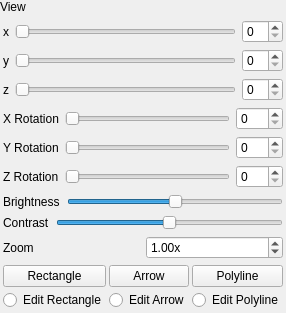
           <widget class="QWidget" name="widget_8" native="true">
            <layout class="QGridLayout" name="gridLayout_9">
             <property name="leftMargin">
              <number>0</number>
             </property>
             <property name="topMargin">
              <number>0</number>
             </property>
             <property name="rightMargin">
              <number>0</number>
             </property>
             <property name="bottomMargin">
              <number>0</number>
             </property>
             <property name="spacing">
              <number>3</number>
             </property>
             <item row="0" column="0">
              <widget class="QLabel" name="label">
               <property name="text">
                <string>View</string>
               </property>
              </widget>
             </item>
             <item row="1" column="0">
              <widget class="QWidget" name="viewControl_widget" native="true">
               <layout class="QVBoxLayout" name="verticalLayout_3">
                <property name="spacing">
                 <number>0</number>
                </property>
                <property name="leftMargin">
                 <number>0</number>
                </property>
                <property name="topMargin">
                 <number>0</number>
                </property>
                <property name="rightMargin">
                 <number>0</number>
                </property>
                <property name="bottomMargin">
                 <number>0</number>
                </property>
                <item>
                 <widget class="QWidget" name="widget_6" native="true">
                  <layout class="QHBoxLayout" name="horizontalLayout_5">
                   <property name="leftMargin">
                    <number>3</number>
                   </property>
                   <property name="topMargin">
                    <number>3</number>
                   </property>
                   <property name="rightMargin">
                    <number>3</number>
                   </property>
                   <property name="bottomMargin">
                    <number>3</number>
                   </property>
                   <item>
                    <widget class="QLabel" name="label_3">
                     <property name="text">
                      <string>x</string>
                     </property>
                    </widget>
                   </item>
                   <item>
                    <widget class="QSlider" name="horizontalSlider_x">
                     <property name="orientation">
                      <enum>Qt::Horizontal</enum>
                     </property>
                    </widget>
                   </item>
                   <item>
                    <widget class="QSpinBox" name="spinBox_x">
                     <property name="minimum">
                      <number>0</number>
                     </property>
                    </widget>
                   </item>
                  </layout>
                 </widget>
                </item>
                <item>
                 <widget class="QWidget" name="widget_7" native="true">
                  <layout class="QHBoxLayout" name="horizontalLayout_6">
                   <property name="leftMargin">
                    <number>3</number>
                   </property>
                   <property name="topMargin">
                    <number>3</number>
                   </property>
                   <property name="rightMargin">
                    <number>3</number>
                   </property>
                   <property name="bottomMargin">
                    <number>3</number>
                   </property>
                   <item>
                    <widget class="QLabel" name="label_4">
                     <property name="text">
                      <string>y</string>
                     </property>
                    </widget>
                   </item>
                   <item>
                    <widget class="QSlider" name="horizontalSlider_y">
                     <property name="orientation">
                      <enum>Qt::Horizontal</enum>
                     </property>
                    </widget>
                   </item>
                   <item>
                    <widget class="QSpinBox" name="spinBox_y"/>
                   </item>
                  </layout>
                 </widget>
                </item>
                <item>
                 <widget class="QWidget" name="widget_9" native="true">
                  <layout class="QHBoxLayout" name="horizontalLayout_7">
                   <property name="leftMargin">
                    <number>3</number>
                   </property>
                   <property name="topMargin">
                    <number>3</number>
                   </property>
                   <property name="rightMargin">
                    <number>3</number>
                   </property>
                   <property name="bottomMargin">
                    <number>3</number>
                   </property>
                   <item>
                    <widget class="QLabel" name="label_5">
                     <property name="text">
                      <string>z</string>
                     </property>
                    </widget>
                   </item>
                   <item>
                    <widget class="QSlider" name="horizontalSlider_z">
                     <property name="orientation">
                      <enum>Qt::Horizontal</enum>
                     </property>
                    </widget>
                   </item>
                   <item>
                    <widget class="QSpinBox" name="spinBox_z"/>
                   </item>
                  </layout>
                 </widget>
                </item>
                <item>
                 <widget class="QWidget" name="widget_rotate_x_deg" native="true">
                  <layout class="QHBoxLayout" name="horizontalLayout_8">
                   <property name="leftMargin">
                    <number>3</number>
                   </property>
                   <property name="topMargin">
                    <number>3</number>
                   </property>
                   <property name="rightMargin">
                    <number>3</number>
                   </property>
                   <property name="bottomMargin">
                    <number>3</number>
                   </property>
                   <item>
                    <widget class="QLabel" name="label_rotate_x_deg">
                     <property name="text">
                      <string>X Rotation</string>
                     </property>
                    </widget>
                   </item>
                   <item>
                    <widget class="QSlider" name="horizontalSlider_rotate_x_deg">
                     <property name="maximum">
                      <number>180</number>
                     </property>
                     <property name="orientation">
                      <enum>Qt::Horizontal</enum>
                     </property>
                    </widget>
                   </item>
                   <item>
                    <widget class="QSpinBox" name="spinBox_rotate_x_deg">
                     <property name="maximum">
                      <number>180</number>
                     </property>
                    </widget>
                   </item>
                  </layout>
                 </widget>
                </item>
                <item>
                 <widget class="QWidget" name="widget_rotate_y_deg" native="true">
                  <layout class="QHBoxLayout" name="horizontalLayout_9">
                   <property name="leftMargin">
                    <number>3</number>
                   </property>
                   <property name="topMargin">
                    <number>3</number>
                   </property>
                   <property name="rightMargin">
                    <number>3</number>
                   </property>
                   <property name="bottomMargin">
                    <number>3</number>
                   </property>
                   <item>
                    <widget class="QLabel" name="label_rotate_y_deg">
                     <property name="text">
                      <string>Y Rotation</string>
                     </property>
                    </widget>
                   </item>
                   <item>
                    <widget class="QSlider" name="horizontalSlider_rotate_y_deg">
                     <property name="maximum">
                      <number>180</number>
                     </property>
                     <property name="orientation">
                      <enum>Qt::Horizontal</enum>
                     </property>
                    </widget>
                   </item>
                   <item>
                    <widget class="QSpinBox" name="spinBox_rotate_y_deg">
                     <property name="maximum">
                      <number>180</number>
                     </property>
                    </widget>
                   </item>
                  </layout>
                 </widget>
                </item>
                <item>
                 <widget class="QWidget" name="widget_rotate_z_deg" native="true">
                  <layout class="QHBoxLayout" name="horizontalLayout_10">
                   <property name="leftMargin">
                    <number>3</number>
                   </property>
                   <property name="topMargin">
                    <number>3</number>
                   </property>
                   <property name="rightMargin">
                    <number>3</number>
                   </property>
                   <property name="bottomMargin">
                    <number>3</number>
                   </property>
                   <item>
                    <widget class="QLabel" name="label_rotate_z_deg">
                     <property name="text">
                      <string>Z Rotation</string>
                     </property>
                    </widget>
                   </item>
                   <item>
                    <widget class="QSlider" name="horizontalSlider_rotate_z_deg">
                     <property name="maximum">
                      <number>180</number>
                     </property>
                     <property name="orientation">
                      <enum>Qt::Horizontal</enum>
                     </property>
                    </widget>
                   </item>
                   <item>
                    <widget class="QSpinBox" name="spinBox_rotate_z_deg">
                     <property name="maximum">
                      <number>180</number>
                     </property>
                    </widget>
                   </item>
                  </layout>
                 </widget>
                </item>
                <item>
                 <widget class="QWidget" name="widget_13" native="true">
                  <layout class="QHBoxLayout" name="horizontalLayout_11">
                   <property name="spacing">
                    <number>7</number>
                   </property>
                   <property name="leftMargin">
                    <number>3</number>
                   </property>
                   <property name="topMargin">
                    <number>3</number>
                   </property>
                   <property name="rightMargin">
                    <number>3</number>
                   </property>
                   <property name="bottomMargin">
                    <number>3</number>
                   </property>
                   <item>
                    <widget class="QLabel" name="label_7">
                     <property name="text">
                      <string>Brightness</string>
                     </property>
                    </widget>
                   </item>
                   <item>
                    <widget class="QSlider" name="horizontalSlider_light">
                     <property name="minimum">
                      <number>-150</number>
                     </property>
                     <property name="maximum">
                      <number>150</number>
                     </property>
                     <property name="orientation">
                      <enum>Qt::Horizontal</enum>
                     </property>
                    </widget>
                   </item>
                  </layout>
                 </widget>
                </item>
                <item>
                 <widget class="QWidget" name="widget_14" native="true">
                  <layout class="QHBoxLayout" name="horizontalLayout_12">
                   <property name="leftMargin">
                    <number>3</number>
                   </property>
                   <property name="topMargin">
                    <number>3</number>
                   </property>
                   <property name="rightMargin">
                    <number>3</number>
                   </property>
                   <property name="bottomMargin">
                    <number>3</number>
                   </property>
                   <item>
                    <widget class="QLabel" name="label_8">
                     <property name="text">
                      <string>Contrast</string>
                     </property>
                    </widget>
                   </item>
                   <item>
                    <widget class="QSlider" name="horizontalSlider_contrast">
                     <property name="maximum">
                      <number>200</number>
                     </property>
                     <property name="value">
                      <number>100</number>
                     </property>
                     <property name="orientation">
                      <enum>Qt::Horizontal</enum>
                     </property>
                    </widget>
                   </item>
                  </layout>
                 </widget>
                </item>
                <item>
                 <widget class="QWidget" name="widget_15" native="true">
                  <layout class="QHBoxLayout" name="horizontalLayout_13">
                   <property name="leftMargin">
                    <number>3</number>
                   </property>
                   <property name="topMargin">
                    <number>3</number>
                   </property>
                   <property name="rightMargin">
                    <number>3</number>
                   </property>
                   <property name="bottomMargin">
                    <number>3</number>
                   </property>
                   <item>
                    <widget class="QLabel" name="label_6">
                     <property name="text">
                      <string>Zoom</string>
                     </property>
                     <property name="alignment">
                      <set>Qt::AlignLeading|Qt::AlignLeft|Qt::AlignVCenter</set>
                     </property>
                    </widget>
                   </item>
                   <item>
                    <widget class="QDoubleSpinBox" name="doubleSpinBox_zoom">
                     <property name="suffix">
                      <string>x</string>
                     </property>
                     <property name="minimum">
                      <double>0.070000000000000</double>
                     </property>
                     <property name="maximum">
                      <double>100.000000000000000</double>
                     </property>
                     <property name="singleStep">
                      <double>0.200000000000000</double>
                     </property>
                     <property name="value">
                      <double>1.000000000000000</double>
                     </property>
                    </widget>
                   </item>
                  </layout>
                 </widget>
                </item>
                <item>
                 <widget class="QWidget" name="widget_arrow_rectangle_polyline" native="true">
                  <layout class="QGridLayout" name="gridLayout_7">
                   <property name="leftMargin">
                    <number>3</number>
                   </property>
                   <property name="topMargin">
                    <number>3</number>
                   </property>
                   <property name="rightMargin">
                    <number>3</number>
                   </property>
                   <property name="bottomMargin">
                    <number>3</number>
                   </property>
                   <property name="spacing">
                    <number>3</number>
                   </property>
                   <item row="0" column="0">
                    <widget class="QPushButton" name="pushButton_rectangle">
                     <property name="text">
                      <string>Rectangle</string>
                     </property>
                     <property name="checkable">
                      <bool>true</bool>
                     </property>
                    </widget>
                   </item>
                   <item row="1" column="3">
                    <widget class="QRadioButton" name="radioButton_polyline">
                     <property name="text">
                      <string>Edit Polyline</string>
                     </property>
                    </widget>
                   </item>
                   <item row="1" column="0">
                    <widget class="QRadioButton" name="radioButton_rectangle">
                     <property name="text">
                      <string>Edit Rectangle</string>
                     </property>
                    </widget>
                   </item>
                   <item row="0" column="1">
                    <widget class="QPushButton" name="pushButton_arrow">
                     <property name="text">
                      <string>Arrow</string>
                     </property>
                     <property name="checkable">
                      <bool>true</bool>
                     </property>
                    </widget>
                   </item>
                   <item row="0" column="3">
                    <widget class="QPushButton" name="pushButton_polyline">
                     <property name="text">
                      <string>Polyline</string>
                     </property>
                     <property name="checkable">
                      <bool>true</bool>
                     </property>
                    </widget>
                   </item>
                   <item row="1" column="1">
                    <widget class="QRadioButton" name="radioButton_arrow">
                     <property name="text">
                      <string>Edit Arrow</string>
                     </property>
                    </widget>
                   </item>
                  </layout>
                 </widget>
                </item>
               </layout>
              </widget>
             </item>
            </layout>
           </widget>
